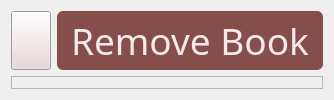
      <widget class="QWidget" name="removeBookPage">
       <layout class="QVBoxLayout" name="verticalLayout_13">
        <item>
         <widget class="QFrame" name="removeBookHeaderFrame">
          <property name="sizePolicy">
           <sizepolicy hsizetype="Preferred" vsizetype="Maximum">
            <horstretch>0</horstretch>
            <verstretch>0</verstretch>
           </sizepolicy>
          </property>
          <property name="styleSheet">
           <string notr="true">QPushButton {
	background-color: #e7d5d5;
	color: #864e4b;
}
QPushButton:hover {
	background-color: #864e4b;
	color: #f2e9e8;
}</string>
          </property>
          <property name="frameShape">
           <enum>QFrame::NoFrame</enum>
          </property>
          <property name="frameShadow">
           <enum>QFrame::Plain</enum>
          </property>
          <layout class="QHBoxLayout" name="horizontalLayout_10">
           <property name="leftMargin">
            <number>0</number>
           </property>
           <property name="topMargin">
            <number>0</number>
           </property>
           <property name="rightMargin">
            <number>0</number>
           </property>
           <property name="bottomMargin">
            <number>0</number>
           </property>
           <item>
            <widget class="QPushButton" name="removeBook_HomeBtn">
             <property name="sizePolicy">
              <sizepolicy hsizetype="Fixed" vsizetype="Fixed">
               <horstretch>0</horstretch>
               <verstretch>0</verstretch>
              </sizepolicy>
             </property>
             <property name="maximumSize">
              <size>
               <width>64</width>
               <height>64</height>
              </size>
             </property>
             <property name="cursor">
              <cursorShape>PointingHandCursor</cursorShape>
             </property>
             <property name="text">
              <string/>
             </property>
             <property name="iconSize">
              <size>
               <width>32</width>
               <height>32</height>
              </size>
             </property>
            </widget>
           </item>
           <item>
            <widget class="QLabel" name="removeBook_HeaderLbl">
             <property name="sizePolicy">
              <sizepolicy hsizetype="Preferred" vsizetype="Maximum">
               <horstretch>0</horstretch>
               <verstretch>0</verstretch>
              </sizepolicy>
             </property>
             <property name="font">
              <font>
               <family>Montserrat Black</family>
               <pointsize>28</pointsize>
              </font>
             </property>
             <property name="styleSheet">
              <string notr="true">QLabel {
	background-color: #864e4b;
	color: #f2e9e8;
	border-radius: 6px;
	padding: 4px 4px 4px 4px;
}</string>
             </property>
             <property name="text">
              <string>Remove Book</string>
             </property>
            </widget>
           </item>
          </layout>
         </widget>
        </item>
        <item>
         <widget class="QFrame" name="removeBookMainFrame">
          <property name="frameShape">
           <enum>QFrame::StyledPanel</enum>
          </property>
          <property name="frameShadow">
           <enum>QFrame::Raised</enum>
          </property>
         </widget>
        </item>
       </layout>
      </widget>
